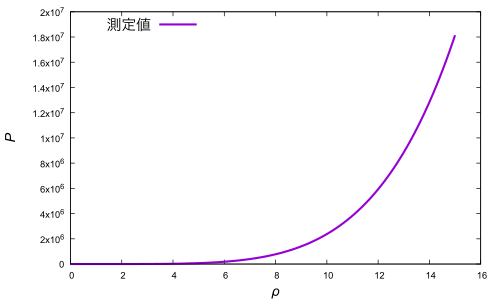

Generate this figure with gnuplot:
set term pdf
set out "den-pre.pdf"
set xlabel "{/Arial-Italic ρ}"
set ylabel "{/Arial-Italic P}"
set xlabel font "Arial,15"
set ylabel font "Arial,15"
#ticsはメモリ文字
set tics font "Arial,10"
#keyは凡例
set key font"Arial,16"
set key left top
plot "compare:den-pre.dat" with lines linewidth 3 title "測定値"
